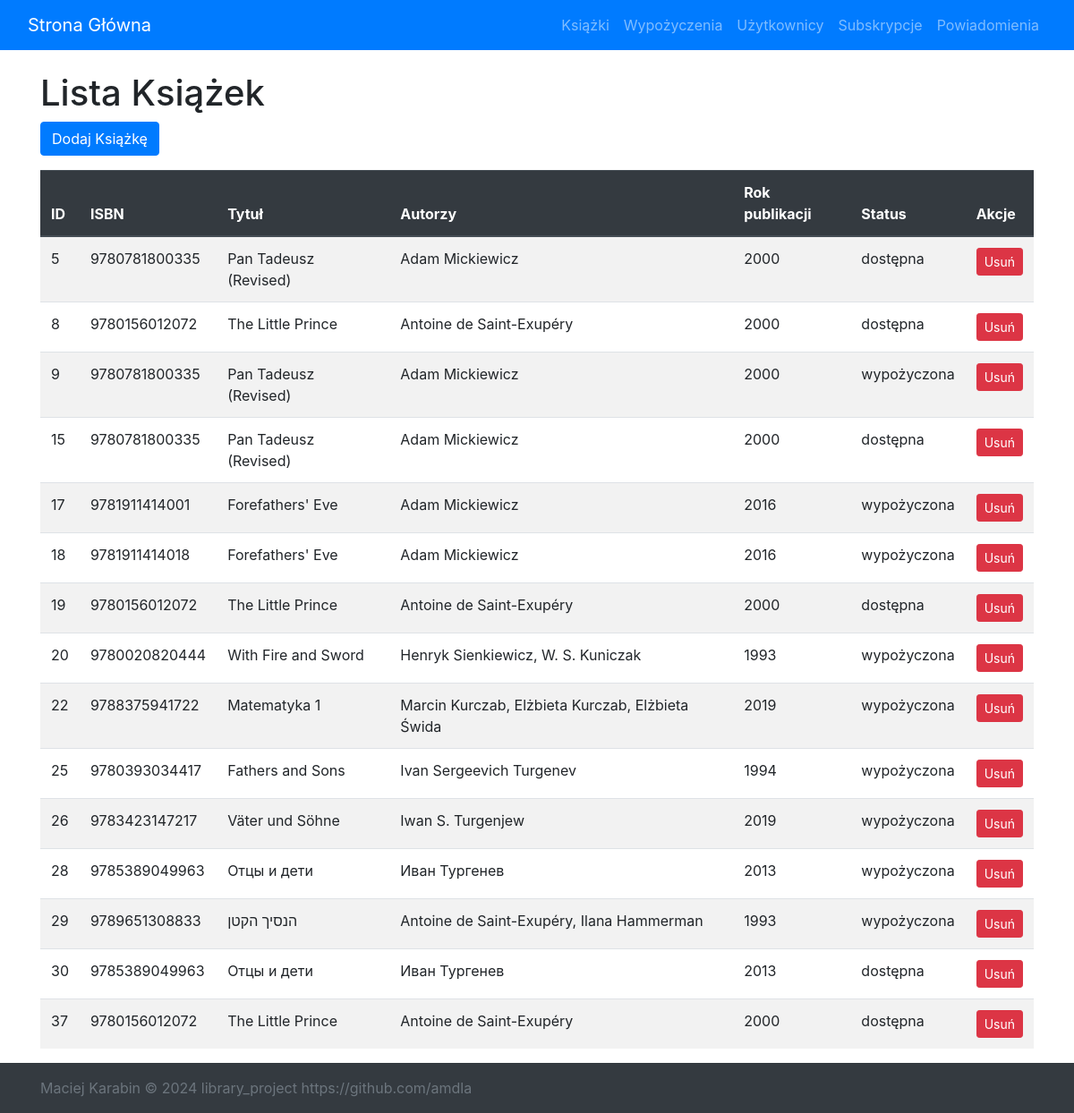
/books/, run on an earlier commit of the app's database.
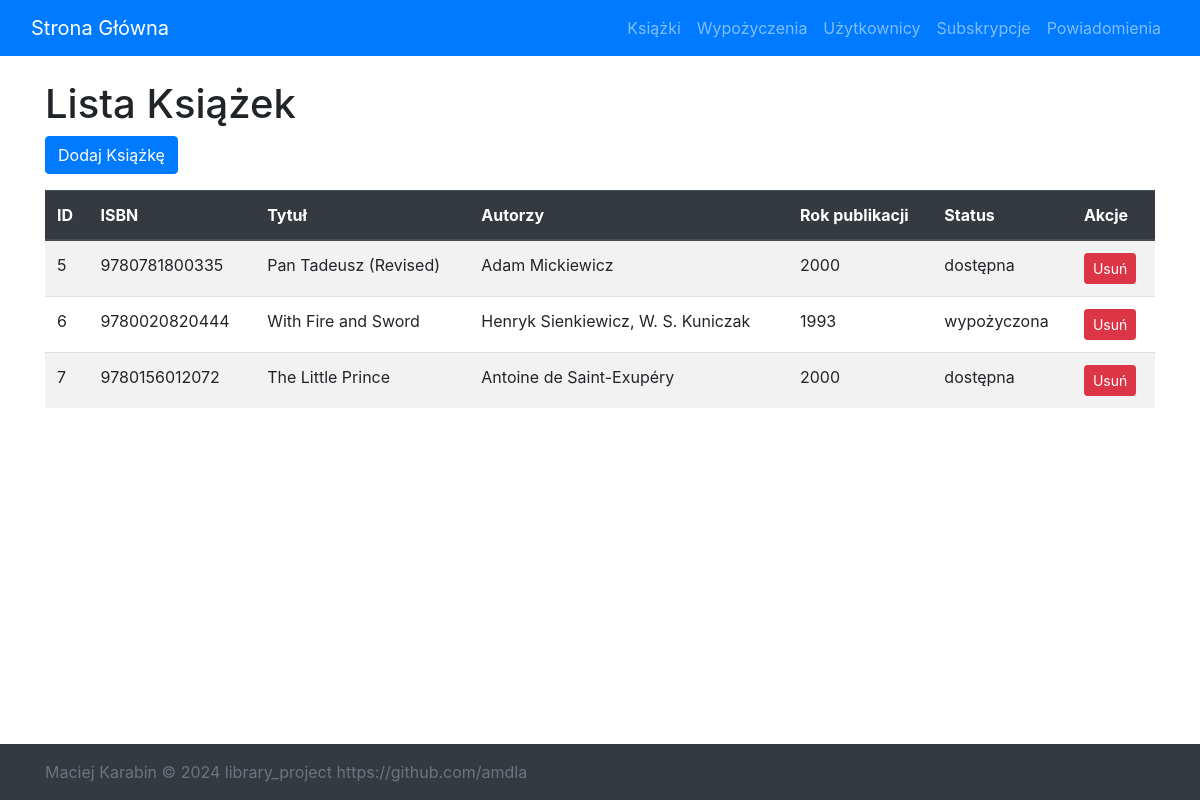
And on a later commit of the database.
### library_app/models.py (models this page shows, shortened)
class Book(models.Model):
    STATUS_CHOICES = (
        ('available', 'dostępna'),
        ('borrowed', 'wypożyczona'),
    )
    isbn = models.CharField(max_length=13)
    title = models.CharField(max_length=255, blank=True, default='Brak tytułu')
    authors = models.CharField(max_length=255, blank=True, default='Autor nieznany')
    publication_date = models.CharField(max_length=10, blank=True, default='Data nieznana')
    status = models.CharField(max_length=10, choices=STATUS_CHOICES, default='available')
    unique_id = models.AutoField(primary_key=True, unique=True)
    libraryID = models.CharField(max_length=36, unique=True, blank=True, default='')
    book_status = models.BooleanField(default=False)

### library_app/views.py (the view)
# urls.py: path('books/', views.book_list, name='book-list'),
def book_list(request):
    books = Book.objects.all()
    return render(request, 'lists/book_list.html', {'books': books})

### library_app/templates/lists/book_list.html (shortened to what this page needs)
{% extends 'library_app/base.html' %}
{% block content %}
    <h1>Lista Książek</h1>
    <a href="{% url 'book-create' %}" class="btn btn-primary mb-3">Dodaj Książkę</a>
    <table id="bookTable" class="table table-striped">
        <thead class="thead-dark">
        <tr>
            <th scope="col">ID</th>
            <th scope="col">ISBN</th>
            <th scope="col">Tytuł</th>
            <th scope="col">Autorzy</th>
            <th scope="col">Rok publikacji</th>
            <th scope="col">Status</th>
            <th scope="col">Akcje</th>
        </tr>
        </thead>
        <tbody>
        {% for book in books %}
            <tr>
                <td>{{ book.unique_id }}</td>
                <td>{{ book.isbn }}</td>
                <td>{{ book.title }}</td>
                <td>{{ book.authors }}</td>
                <td>{{ book.publication_date|slice:":4" }}</td>
                <td>{{ book.get_status_display }}</td>
                <td>
                    <a href="{% url 'book-delete' book.pk %}" class="btn btn-danger btn-sm">Usuń</a>
                </td>
            </tr>
        {% empty %}
            <tr>
                <td colspan="7" class="text-center">Brak książek do wyświetlenia.</td>
            </tr>
        {% endfor %}
        </tbody>
    </table>
{% endblock %}

What changed in the data, as far as the page shows it:
removed Book: unique_id "8", isbn "9780156012072", title "The Little Prince", authors "Antoine de Saint-Exupéry", publication_date "2000", status "dostępna"
removed Book: unique_id "9", isbn "9780781800335", title "Pan Tadeusz (Revised)", authors "Adam Mickiewicz", publication_date "2000", status "wypożyczona"
removed Book: unique_id "15", isbn "9780781800335", title "Pan Tadeusz (Revised)", authors "Adam Mickiewicz", publication_date "2000", status "dostępna"
removed Book: unique_id "17", isbn "9781911414001", title "Forefathers' Eve", authors "Adam Mickiewicz", publication_date "2016", status "wypożyczona"
removed Book: unique_id "18", isbn "9781911414018", title "Forefathers' Eve", authors "Adam Mickiewicz", publication_date "2016", status "wypożyczona"
removed Book: unique_id "19", isbn "9780156012072", title "The Little Prince", authors "Antoine de Saint-Exupéry", publication_date "2000", status "dostępna"
removed Book: unique_id "20", isbn "9780020820444", title "With Fire and Sword", authors "Henryk Sienkiewicz, W. S. Kuniczak", publication_date "1993", status "wypożyczona"
removed Book: unique_id "22", isbn "9788375941722", title "Matematyka 1", authors "Marcin Kurczab, Elżbieta Kurczab, Elżbieta Świda", publication_date "2019", status "wypożyczona"
removed Book: unique_id "25", isbn "9780393034417", title "Fathers and Sons", authors "Ivan Sergeevich Turgenev", publication_date "1994", status "wypożyczona"
removed Book: unique_id "26", isbn "9783423147217", title "Väter und Söhne", authors "Iwan S. Turgenjew", publication_date "2019", status "wypożyczona"
removed Book: unique_id "28", isbn "9785389049963", title "Отцы и дети", authors "Иван Тургенев", publication_date "2013", status "wypożyczona"
removed Book: unique_id "29", isbn "9789651308833", title "הנסיך הקטן", authors "Antoine de Saint-Exupéry, Ilana Hammerman", publication_date "1993", status "wypożyczona"
removed Book: unique_id "30", isbn "9785389049963", title "Отцы и дети", authors "Иван Тургенев", publication_date "2013", status "dostępna"
removed Book: unique_id "37", isbn "9780156012072", title "The Little Prince", authors "Antoine de Saint-Exupéry", publication_date "2000", status "dostępna"
added Book: unique_id "6", isbn "9780020820444", title "With Fire and Sword", authors "Henryk Sienkiewicz, W. S. Kuniczak", publication_date "1993", status "wypożyczona"
added Book: unique_id "7", isbn "9780156012072", title "The Little Prince", authors "Antoine de Saint-Exupéry", publication_date "2000", status "dostępna"
